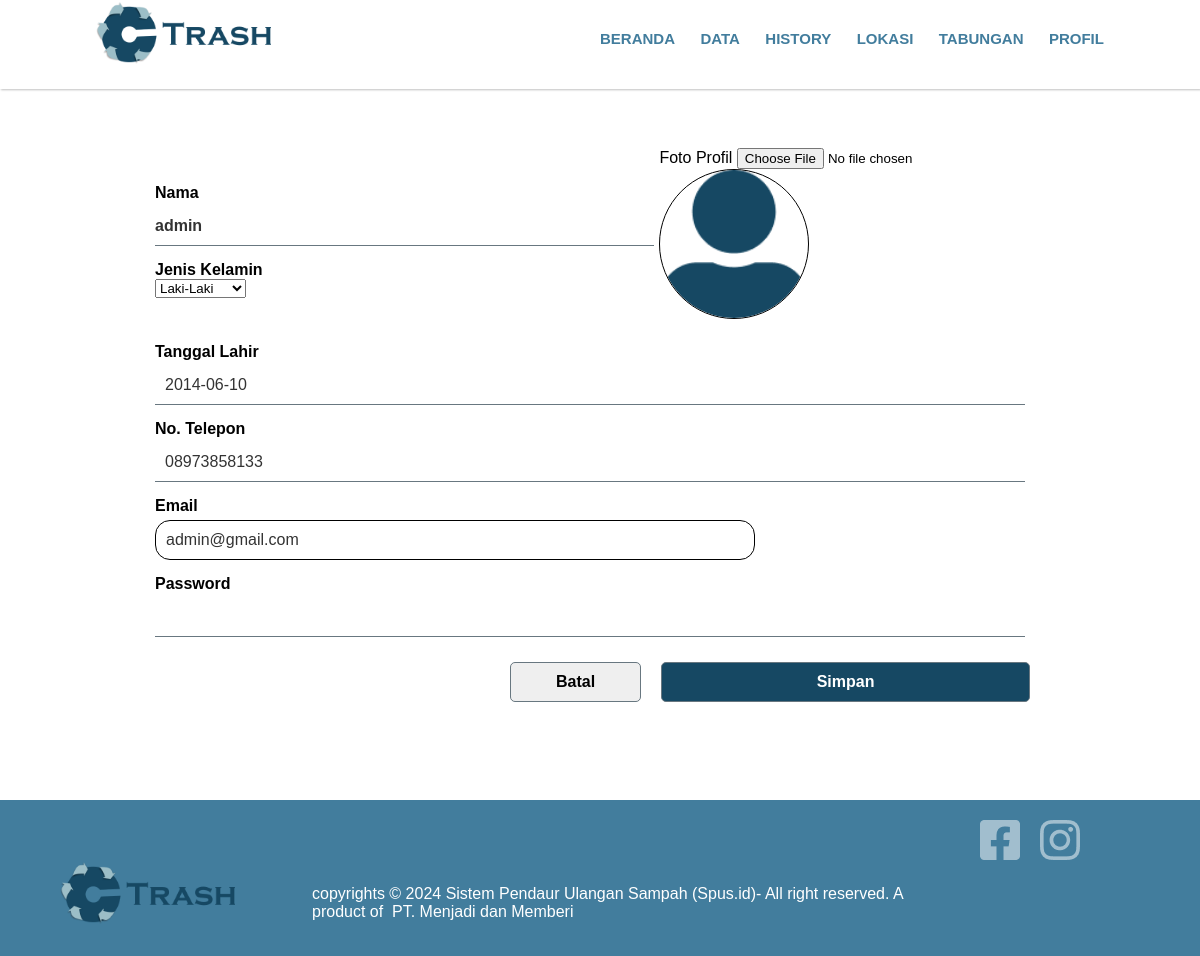
The app's page /user/edit-profile.php (signed in) with its own data.
### tables this page shows
CREATE TABLE `users` (
  `id` int(11) NOT NULL,
  `nama` varchar(100) NOT NULL,
  `email` varchar(100) NOT NULL,
  `alamat` text NOT NULL,
  `no_hp` varchar(15) NOT NULL,
  `jenis_kelamin` varchar(10) NOT NULL,
  `foto_profil` varchar(255) DEFAULT NULL,
  `tgl_lahir` date NOT NULL,
  `password` varchar(255) NOT NULL,
  `saldo` decimal(10,2) NOT NULL DEFAULT 0.00,
  `is_level` enum('admin','user') NOT NULL,
  `status` varchar(10) NOT NULL DEFAULT 'aktif'
);

### user/edit-profile.php (the view, shortened to what this page needs)
<?php
require_once "koneksi.php";
$nama = $email = $alamat = $no_hp = $jenis_kelamin = $tgl_lahir = $foto_profil = "";
$sql = "SELECT nama, email, alamat, no_hp, jenis_kelamin, tgl_lahir, foto_profil FROM users WHERE id = ?";
if ($stmt = $conn->prepare($sql)) {
    $stmt->bind_param("i", $param_id);
    if ($stmt->execute()) {
        $stmt->store_result();
        if ($stmt->num_rows == 1) {
            $stmt->bind_result($nama, $email, $alamat, $no_hp, $jenis_kelamin, $tgl_lahir, $foto_profil);
        } else {
            echo "Pengguna tidak ditemukan.";
            exit;
        }
    } else {
        echo "Terjadi kesalahan. Silakan coba lagi nanti.";
        exit;
    }
}
?>
<!DOCTYPE html>
<html lang="en">
<head>
    <link rel="stylesheet" href="../asset/css/navbar.css">
    <link rel="stylesheet" href="../asset/css/footer.css">
    <link rel="stylesheet" href="../asset/css/profile.css">
</head>
<body>
    <?php require_once '../template/user/navbar.php'; ?>
    <div class="body-profile">
        <div class="profile">
            <div class="container-profile">
                <div class="profile-info">
                    <form action="proses-edit-profile.php" method="post" enctype="multipart/form-data">
                        <label for="name">Nama</label>
                        <input id="name" name="name" value="<?php echo htmlspecialchars($nama); ?>" class="name-input" />
                        <label for="gender">Jenis Kelamin</label>
                        <select id="gender" name="gender" class="gender-input">
                            <option value="Laki-Laki" <?php echo $jenis_kelamin == 'Laki-Laki' ? 'selected' : ''; ?>>Laki-Laki</option>
                        </select>
                </div>
                <div class="profile-pic">
                    <label for="file">Foto Profil</label>
                    <input type="file" id="file" name="file">
                    <?php if (!empty($foto_profil)): ?>
                        <img src="../uploads/<?php echo $foto_profil; ?>" alt="Profile Picture" />
                    <?php else: ?>
                        <img src="../asset/img/icon/profil.png" alt="Profile Picture" />
                    <?php endif; ?>
                </div>
            </div>
            <div class="profile-infos">
                <label for="dob">Tanggal Lahir</label>
                <input id="dob" name="dob" value="<?php echo htmlspecialchars($tgl_lahir); ?>" />
                <label for="phone">No. Telepon </label>
                <input id="phone" name="phone" type="number" value="<?php echo htmlspecialchars($no_hp); ?>" />
                <label for="email">Email</label>
                <input type="email" id="email" name="email" value="<?php echo htmlspecialchars($email); ?>" />
                <label for="password">Password</label>
                <input type="password" id="password" name="password" />
            </div>
            <div class="profile-actions">
                <a href="profile.php"><button type="button" class="btn cancel">Batal</button></a>
                <button type="submit" class="btn save">Simpan</button>
            </div>
        </div>
    </div>
    <?php require_once '../template/user/fot.php'; ?>
</body>
</html>

### asset/css/navbar.css (style rules this page uses)
:root { --biru-gelap: #164863; --biru: #427d9d; --putih: #fff; --font-family: 'Poppins', sans-serif; }
* { padding: 0; margin: 0; text-decoration: none; list-style: none; font-family: var(--font-family); box-sizing: border-box; }
body { background-color: var(--putih); }

### asset/css/footer.css (style rules this page uses)
:root { --biru-gelap: #164863; --biru: #427d9d; --biru-terang: #9bbec8; --putih: #fff; --abu-abu: #687780; --font-family: 'Poppins', sans-serif; --font-size-title: clamp(30px, 3.5vw, 6rem); --font-size-subtitle: clamp(20px, 3.5vw, 4rem); --font-size-text: clamp(14px, 2.5vw, 1rem); --font-size-small-text: 0.8125rem; --spacing-container-padding: 8%; --spacing-section-padding: 6.25rem; --spacing-card-gap: 5.625rem; --spacing-about-margin: 4.375rem; --spacing-navbar-padding: 1.25rem; --spacing-footer-padding: 0.625rem; --spacing-header-padding: 8.125rem; --spacing-description-margin: 15%; --spacing-box-margin: 70%; --spacing-box-width: 6.125rem; --spacing-box-height: 1.9375rem; }
* { padding: 0; margin: 0; text-decoration: none; font-family: var(--font-family); box-sizing: border-box; }

### asset/css/profile.css (style rules this page uses)
:root { --biru-gelap: #164863; --biru: #427d9d; --biru-terang: #9bbec8; --putih: #fff; --abu-abu: #687780; --merah: #830000; --hitama: #000; --font-family: 'Poppins', sans-serif; --font-size-title: clamp(30px, 3.5vw, 6rem); --font-size-subtitle: clamp(20px, 3.5vw, 4rem); --font-size-text: clamp(14px, 2.5vw, 1rem); --font-size-small-text: 0.8125rem; --profile-size-subtitle: clamp(13px, 3.5vw, 1rem); }
* { padding: 0; margin: 0; text-decoration: none; font-family: var(--font-family); box-sizing: border-box; }
.body-profile { padding: 70px 0; display: flex; justify-content: center; align-items: center; min-height: 100vh; width: 100%; font-size: var(--profile-size-subtitle); }
.profile { width: 80%; max-width: 900px; border-radius: 10px; padding: 60p 20px 30px 20px; box-sizing: border-box; margin-top: 50px; }
.container-profile { display: flex; justify-content: space-between; align-items: center; margin-bottom: 20px; }
.profile-info { padding: 0 5px; width: 70%; text-align: left; }
.profile-info label { display: block; font-weight: bold; margin-top: 10px; }
.profile-info input { width: 100%; margin: 5px 0; padding: 10px 0; border: none; border-bottom: 1px solid var(--abu-abu); font-size: var(--profile-size-subtitle); color: #333; }
.name-input { font-weight: bold; font-size: 20px; border: none; border-bottom: 1px solid var(--abu-abu); }
.profile-pic img { width: 150px; height: 150px; border-radius: 50%; border: 1px solid var(--hitama); }
.profile-infos { padding: 0 5px; margin-top: 20px; }
.profile-infos label { display: block; font-weight: bold; margin-top: 10px; }
.profile-infos input { width: calc(100% - 20px); margin: 5px 0; padding: 10px; border: none; border-bottom: 1px solid var(--abu-abu); font-size: var(--profile-size-subtitle); color: #333; }
.profile-infos input[type='email'] { width: 100%; max-width: 600px; padding: 10px; margin: 5px 0; border: 1px solid #000; border-radius: 15px; box-sizing: border-box; }
.profile-actions { display: flex; margin-left: 40%; justify-content: end; margin-top: 20px; }
.profile-actions .btn { flex: 1; padding: 10px; margin-right: 20px; border: none; border: 1px solid var(--abu-abu); font-size: var(--profile-size-subtitle); border-radius: 5px; cursor: pointer; font-weight: bold; }
.profile-actions .btn.cancel { color: var(--hitama); padding-right: 45px; padding-left: 45px; }
.profile-actions .btn.save { background-color: var(--biru-gelap); color: var(--putih); padding-right: 45px; padding-left: 45px; }

### records on screen
users: name "admin", gender "Laki-Laki", dob "2014-06-10", phone "08973858133", email "admin@gmail.com"
